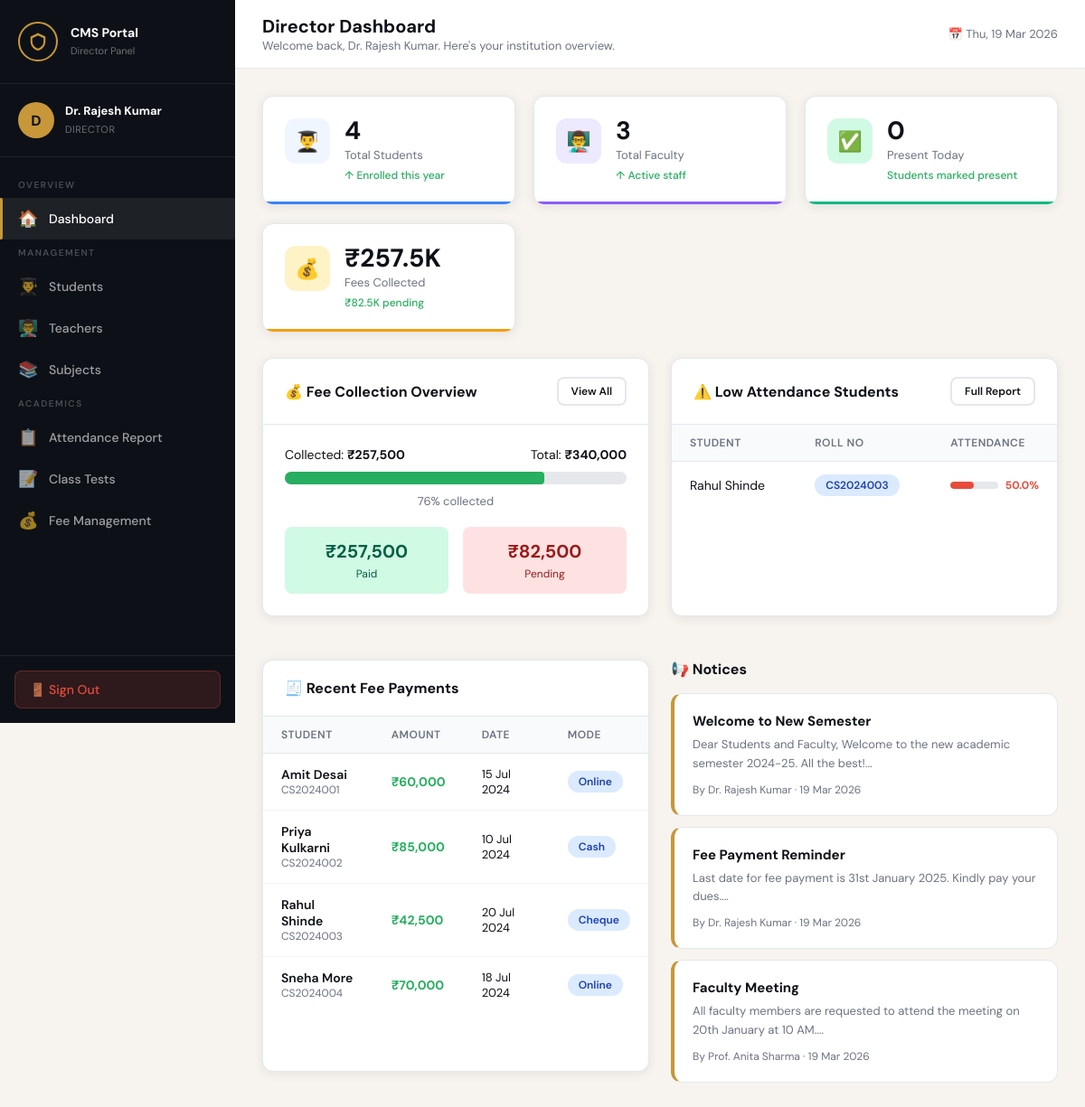
The page /dashboard/director.php (signed in) on the database its author committed.
### tables this page shows
CREATE TABLE fee_payments (
    id INT AUTO_INCREMENT PRIMARY KEY,
    student_id INT NOT NULL,
    amount DECIMAL(10,2) NOT NULL,
    payment_date DATE NOT NULL,
    payment_mode ENUM('cash','online','cheque','dd') DEFAULT 'cash',
    receipt_number VARCHAR(50) UNIQUE,
    description TEXT,
    received_by INT,
    created_at TIMESTAMP DEFAULT CURRENT_TIMESTAMP,
    FOREIGN KEY (student_id) REFERENCES students(id) ON DELETE CASCADE,
    FOREIGN KEY (received_by) REFERENCES users(id) ON DELETE SET NULL
);

CREATE TABLE users (
    id INT AUTO_INCREMENT PRIMARY KEY,
    name VARCHAR(100) NOT NULL,
    email VARCHAR(100) UNIQUE NOT NULL,
    password VARCHAR(255) NOT NULL,
    role ENUM('director','coordinator','faculty','student') NOT NULL,
    profile_pic VARCHAR(255) DEFAULT 'default.png',
    phone VARCHAR(15),
    address TEXT,
    is_active TINYINT(1) DEFAULT 1,
    created_at TIMESTAMP DEFAULT CURRENT_TIMESTAMP
);

CREATE TABLE students (
    id INT AUTO_INCREMENT PRIMARY KEY,
    user_id INT UNIQUE,
    roll_number VARCHAR(30) UNIQUE NOT NULL,
    class_id INT,
    department_id INT,
    admission_year YEAR,
    date_of_birth DATE,
    gender ENUM('male','female','other'),
    guardian_name VARCHAR(100),
    guardian_phone VARCHAR(15),
    total_fees DECIMAL(10,2) DEFAULT 0,
    fees_paid DECIMAL(10,2) DEFAULT 0,
    FOREIGN KEY (user_id) REFERENCES users(id) ON DELETE CASCADE,
    FOREIGN KEY (class_id) REFERENCES classes(id) ON DELETE SET NULL,
    FOREIGN KEY (department_id) REFERENCES departments(id) ON DELETE SET NULL
);

CREATE TABLE notices (
    id INT AUTO_INCREMENT PRIMARY KEY,
    title VARCHAR(200) NOT NULL,
    content TEXT NOT NULL,
    posted_by INT,
    target_role ENUM('all','student','faculty','coordinator') DEFAULT 'all',
    created_at TIMESTAMP DEFAULT CURRENT_TIMESTAMP,
    FOREIGN KEY (posted_by) REFERENCES users(id) ON DELETE SET NULL
);

### dashboard/director.php (the view, shortened to what this page needs)
<?php
require_once __DIR__ . '/../auth/session.php';
$depth = '../';
$totalStudents = $conn->query("SELECT COUNT(*) as c FROM students")->fetch_assoc()['c'];
$totalTeachers = $conn->query("SELECT COUNT(*) as c FROM teachers")->fetch_assoc()['c'];
$feesData = $conn->query("SELECT SUM(total_fees) as total, SUM(fees_paid) as paid FROM students")->fetch_assoc();
$totalFees = $feesData['total'] ?? 0;
$paidFees   = $feesData['paid'] ?? 0;
$pendingFees = $totalFees - $paidFees;
$todayDate = date('Y-m-d');
$todayPresent = $conn->query("SELECT COUNT(DISTINCT student_id) as c FROM attendance WHERE date='$todayDate' AND status='present'")->fetch_assoc()['c'];
$lowAttStudents = $conn->query("
    SELECT u.name, s.roll_number,
        ROUND(SUM(a.status='present')/COUNT(a.id)*100,1) as pct
    FROM attendance a
    JOIN students s ON a.student_id=s.id
    JOIN users u ON s.user_id=u.id
    GROUP BY a.student_id
    HAVING pct < 75
    ORDER BY pct ASC
    LIMIT 5
");
$recentPayments = $conn->query("
    SELECT fp.*, u.name as student_name, s.roll_number
    FROM fee_payments fp
    JOIN students s ON fp.student_id=s.id
    JOIN users u ON s.user_id=u.id
    ORDER BY fp.created_at DESC LIMIT 5
");
$notices = $conn->query("SELECT n.*, u.name as posted_by_name FROM notices n JOIN users u ON n.posted_by=u.id ORDER BY n.created_at DESC LIMIT 3");
include __DIR__ . '/../includes/header.php';
include __DIR__ . '/../includes/sidebar_director.php';
?>
<div class="main">
  <div class="topbar">
    <div class="topbar-title">
      <h2>Director Dashboard</h2>
      <p>Welcome back, <?= htmlspecialchars($_SESSION['name']) ?>. Here's your institution overview.</p>
    </div>
    <div class="topbar-right">
      <span class="topbar-date">📅 <?= date('D, d M Y') ?></span>
    </div>
  </div>
  <div class="content">
    <div class="stats-grid">
      <div class="stat-card" style="--accent:#3b82f6;--icon-bg:#eff6ff">
        <div class="stat-icon">👨‍🎓</div>
        <div class="stat-info">
          <div class="val"><?= $totalStudents ?></div>
          <div class="lbl">Total Students</div>
          <div class="sub">↑ Enrolled this year</div>
        </div>
      </div>
      <div class="stat-card" style="--accent:#8b5cf6;--icon-bg:#ede9fe">
        <div class="stat-icon">👨‍🏫</div>
        <div class="stat-info">
          <div class="val"><?= $totalTeachers ?></div>
          <div class="lbl">Total Faculty</div>
          <div class="sub">↑ Active staff</div>
        </div>
      </div>
      <div class="stat-card" style="--accent:#10b981;--icon-bg:#d1fae5">
        <div class="stat-icon">✅</div>
        <div class="stat-info">
          <div class="val"><?= $todayPresent ?></div>
          <div class="lbl">Present Today</div>
          <div class="sub">Students marked present</div>
        </div>
      </div>
      <div class="stat-card" style="--accent:#f59e0b;--icon-bg:#fef3c7">
        <div class="stat-icon">💰</div>
        <div class="stat-info">
          <div class="val">₹<?= number_format($paidFees/1000,1) ?>K</div>
          <div class="lbl">Fees Collected</div>
          <div class="sub">₹<?= number_format($pendingFees/1000,1) ?>K pending</div>
        </div>
      </div>
    </div>
    <div class="two-col" style="margin-bottom:24px">
      <div class="table-card">
        <div class="table-card-header">
          <h3>💰 Fee Collection Overview</h3>
          <a href="../students/fees.php" class="btn btn-sm btn-outline">View All</a>
        </div>
        <div style="padding:24px">
          <div style="display:flex;justify-content:space-between;margin-bottom:10px;font-size:14px">
            <span>Collected: <strong>₹<?= number_format($paidFees) ?></strong></span>
            <span>Total: <strong>₹<?= number_format($totalFees) ?></strong></span>
          </div>
          <div class="att-bar" style="height:14px;border-radius:7px">
            <?php $feePct = $totalFees > 0 ? round($paidFees/$totalFees*100) : 0; ?>
            <div class="att-fill <?= $feePct>75?'high':($feePct>50?'mid':'low') ?>" style="width:<?= $feePct ?>%"></div>
          </div>
          <div style="text-align:center;margin-top:10px;font-size:13px;color:#6b7280"><?= $feePct ?>% collected</div>
          <div style="display:grid;grid-template-columns:1fr 1fr;gap:16px;margin-top:20px">
            <div style="background:#d1fae5;border-radius:8px;padding:14px;text-align:center">
              <div style="font-size:20px;font-weight:700;color:#065f46">₹<?= number_format($paidFees) ?></div>
              <div style="font-size:12px;color:#065f46;margin-top:4px">Paid</div>
            </div>
            <div style="background:#fee2e2;border-radius:8px;padding:14px;text-align:center">
              <div style="font-size:20px;font-weight:700;color:#991b1b">₹<?= number_format($pendingFees) ?></div>
              <div style="font-size:12px;color:#991b1b;margin-top:4px">Pending</div>
            </div>
          </div>
        </div>
      </div>
      <div class="table-card">
        <div class="table-card-header">
          <h3>⚠️ Low Attendance Students</h3>
          <a href="../attendance/report.php" class="btn btn-sm btn-outline">Full Report</a>
        </div>
        <div class="table-responsive">
          <table>
            <thead><tr><th>Student</th><th>Roll No</th><th>Attendance</th></tr></thead>
            <tbody>
            <?php if ($lowAttStudents && $lowAttStudents->num_rows > 0): while($r=$lowAttStudents->fetch_assoc()): ?>
              <tr>
                <td><?= htmlspecialchars($r['name']) ?></td>
                <td><span class="badge badge-blue"><?= $r['roll_number'] ?></span></td>
                <td>
                  <div style="display:flex;align-items:center;gap:8px">
                    <div class="att-bar" style="flex:1"><div class="att-fill low" style="width:<?= $r['pct'] ?>%"></div></div>
                    <span style="font-size:12px;font-weight:700;color:#e74c3c"><?= $r['pct'] ?>%</span>
                  </div>
                </td>
              </tr>
            <?php endwhile; else: ?>
              <tr><td colspan="3" style="text-align:center;color:#6b7280;padding:20px">✅ All students have adequate attendance</td></tr>
            <?php endif; ?>
            </tbody>
          </table>
        </div>
      </div>
    </div>
    <div class="two-col">
      <div class="table-card">
        <div class="table-card-header">
          <h3>🧾 Recent Fee Payments</h3>
        </div>
        <div class="table-responsive">
          <table>
            <thead><tr><th>Student</th><th>Amount</th><th>Date</th><th>Mode</th></tr></thead>
            <tbody>
            <?php while($r=$recentPayments->fetch_assoc()): ?>
              <tr>
                <td>
                  <div style="font-weight:600"><?= htmlspecialchars($r['student_name']) ?></div>
                  <div style="font-size:12px;color:#6b7280"><?= $r['roll_number'] ?></div>
                </td>
                <td><strong style="color:#27ae60">₹<?= number_format($r['amount']) ?></strong></td>
                <td style="font-size:13px"><?= date('d M Y', strtotime($r['payment_date'])) ?></td>
                <td><span class="badge badge-blue"><?= ucfirst($r['payment_mode']) ?></span></td>
              </tr>
            <?php endwhile; ?>
            </tbody>
          </table>
        </div>
      </div>
      <div>
        <div style="display:flex;align-items:center;justify-content:space-between;margin-bottom:16px">
          <h3 style="font-size:16px;font-weight:700">📢 Notices</h3>
        </div>
        <?php while($n=$notices->fetch_assoc()): ?>
          <div class="notice-card">
            <h4><?= htmlspecialchars($n['title']) ?></h4>
            <p><?= htmlspecialchars(substr($n['content'],0,100)) ?>...</p>
            <div class="notice-meta">By <?= htmlspecialchars($n['posted_by_name']) ?> · <?= date('d M Y', strtotime($n['created_at'])) ?></div>
          </div>
        <?php endwhile; ?>
      </div>
    </div>
  </div>
</div>
<?php include __DIR__ . '/../includes/footer.php'; ?>

### includes/header.php (shortened to what this page needs)
<?php
$depth = isset($depth) ? $depth : '../';
?>
<!DOCTYPE html>
<html lang="en">
<head>
<link rel="stylesheet" href="<?= $depth ?>assets/css/style.css">
</head>
<body>

### includes/sidebar_director.php (shortened to what this page needs)
<?php
$depth = isset($depth) ? $depth : '../';
$initials = strtoupper(substr($_SESSION['name'],0,1));
$currentFile = basename($_SERVER['PHP_SELF']);
$currentDir = basename(dirname($_SERVER['PHP_SELF']));
function navItem($depth,$path,$icon,$label,$dir,$file,$currentDir,$currentFile){
    $active = ($currentDir===$dir && $currentFile===$file) ? 'active' : '';
    echo "<a href='{$depth}{$path}' class='nav-item {$active}'><span class='nav-icon'>{$icon}</span>{$label}</a>";
}
?>
<div class="sidebar">
  <div class="sidebar-brand">
    <div class="brand-icon">
      <svg viewBox="0 0 64 64"><path d="M32 4L8 16v16c0 14 10.7 26.4 24 29.3C45.3 58.4 56 46 56 32V16L32 4zm0 8l18 9v11c0 10.5-7.8 19.8-18 22.3C21.8 51.8 14 42.5 14 32V21l18-9z"/></svg>
    </div>
    <div class="brand-text">
      <strong>CMS Portal</strong>
      <span>Director Panel</span>
    </div>
  </div>
  <div class="sidebar-user">
    <div class="user-avatar"><?= $initials ?></div>
    <div class="user-info">
      <strong><?= htmlspecialchars($_SESSION['name']) ?></strong>
      <span>Director</span>
    </div>
  </div>
  <nav class="sidebar-nav">
    <div class="nav-section-label">Overview</div>
    <?php navItem($depth,'dashboard/director.php','🏠','Dashboard','dashboard','director.php',$currentDir,$currentFile); ?>
    <div class="nav-section-label">Management</div>
    <div class="nav-section-label">Academics</div>
  </nav>
  <div class="sidebar-footer">
    <a href="<?= $depth ?>auth/logout.php" class="logout-btn">🚪 Sign Out</a>
  </div>
</div>

### includes/footer.php (shortened to what this page needs)
</body>
</html>

### rows shown on the page
fee_payments: users.name "Amit Desai", student.roll_number "CS2024001", amount "60,000", payment_date "15 Jul 2024", payment_mode "Online"
fee_payments: users.name "Priya Kulkarni", student.roll_number "CS2024002", amount "85,000", payment_date "10 Jul 2024", payment_mode "Cash"
fee_payments: users.name "Rahul Shinde", student.roll_number "CS2024003", amount "42,500", payment_date "20 Jul 2024", payment_mode "Cheque"
fee_payments: users.name "Sneha More", student.roll_number "CS2024004", amount "70,000", payment_date "18 Jul 2024", payment_mode "Online"
notices: title "Welcome to New Semester", content "Dear Students and Faculty, Welcome to the new academic semester 2024-25. All the best!", posted_by.name "Dr. Rajesh Kumar", created_at "19 Mar 2026"
notices: title "Fee Payment Reminder", content "Last date for fee payment is 31st January 2025. Kindly pay your dues.", posted_by.name "Dr. Rajesh Kumar", created_at "19 Mar 2026"
notices: title "Faculty Meeting", content "All faculty members are requested to attend the meeting on 20th January at 10 AM.", posted_by.name "Prof. Anita Sharma", created_at "19 Mar 2026"

### other values the page prints
$initials "D"
$_SESSION['name'] "Dr. Rajesh Kumar"
$icon "🏠 👨‍🎓 👨‍🏫 📚 📋 📝 💰"
$label "Dashboard Students Teachers Subjects Attendance Report Class Tests Fee Management"
$totalStudents "4"
$totalTeachers "3"
$todayPresent "0"
$paidFees/1000 "257.5"
$pendingFees/1000 "82.5"
$paidFees "257,500"
$totalFees "340,000"
$feePct "76"
$pendingFees "82,500"
$r['name'] "Rahul Shinde"
$r['roll_number'] "CS2024003"
